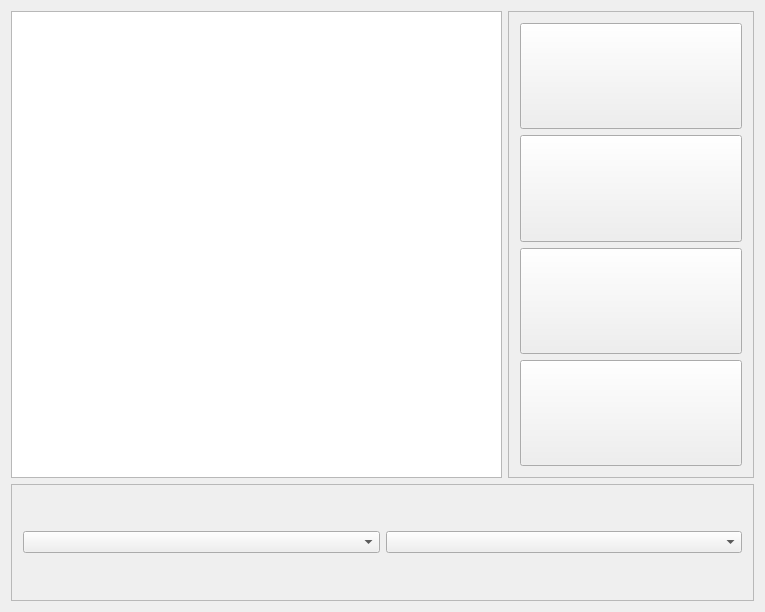
<?xml version="1.0" encoding="UTF-8"?>
<ui version="4.0">
 <class>MK_Browse_Movie</class>
 <widget class="QMainWindow" name="MK_Browse_Movie">
  <property name="geometry">
   <rect>
    <x>0</x>
    <y>0</y>
    <width>765</width>
    <height>612</height>
   </rect>
  </property>
  <property name="windowTitle">
   <string>MediaKraken</string>
  </property>
  <widget class="QWidget" name="centralWidget">
   <layout class="QGridLayout" name="gridLayout">
    <item row="0" column="2">
     <widget class="QFrame" name="main_frame_right">
      <property name="sizePolicy">
       <sizepolicy hsizetype="Preferred" vsizetype="Preferred">
        <horstretch>0</horstretch>
        <verstretch>4</verstretch>
       </sizepolicy>
      </property>
      <property name="frameShape">
       <enum>QFrame::StyledPanel</enum>
      </property>
      <property name="frameShadow">
       <enum>QFrame::Raised</enum>
      </property>
      <layout class="QVBoxLayout" name="verticalLayout_2">
       <item>
        <widget class="QPushButton" name="main_button_images">
         <property name="sizePolicy">
          <sizepolicy hsizetype="Preferred" vsizetype="Preferred">
           <horstretch>0</horstretch>
           <verstretch>0</verstretch>
          </sizepolicy>
         </property>
         <property name="text">
          <string/>
         </property>
         <property name="icon">
          <iconset>
           <normaloff>../images/photo.png</normaloff>../images/photo.png</iconset>
         </property>
        </widget>
       </item>
       <item>
        <widget class="QPushButton" name="main_button_radio">
         <property name="sizePolicy">
          <sizepolicy hsizetype="Preferred" vsizetype="Preferred">
           <horstretch>0</horstretch>
           <verstretch>0</verstretch>
          </sizepolicy>
         </property>
         <property name="text">
          <string/>
         </property>
         <property name="icon">
          <iconset>
           <normaloff>../images/radio.png</normaloff>../images/radio.png</iconset>
         </property>
        </widget>
       </item>
       <item>
        <widget class="QPushButton" name="main_button_books">
         <property name="sizePolicy">
          <sizepolicy hsizetype="Preferred" vsizetype="Preferred">
           <horstretch>0</horstretch>
           <verstretch>0</verstretch>
          </sizepolicy>
         </property>
         <property name="text">
          <string/>
         </property>
         <property name="icon">
          <iconset>
           <normaloff>../images/books.png</normaloff>../images/books.png</iconset>
         </property>
        </widget>
       </item>
       <item>
        <widget class="QPushButton" name="main_button_settings">
         <property name="sizePolicy">
          <sizepolicy hsizetype="Preferred" vsizetype="Preferred">
           <horstretch>0</horstretch>
           <verstretch>0</verstretch>
          </sizepolicy>
         </property>
         <property name="text">
          <string/>
         </property>
         <property name="icon">
          <iconset>
           <normaloff>../images/settings.png</normaloff>../images/settings.png</iconset>
         </property>
        </widget>
       </item>
      </layout>
     </widget>
    </item>
    <item row="1" column="0" colspan="3">
     <widget class="QFrame" name="main_frame_bottom">
      <property name="sizePolicy">
       <sizepolicy hsizetype="Preferred" vsizetype="Preferred">
        <horstretch>1</horstretch>
        <verstretch>1</verstretch>
       </sizepolicy>
      </property>
      <property name="frameShape">
       <enum>QFrame::StyledPanel</enum>
      </property>
      <property name="frameShadow">
       <enum>QFrame::Raised</enum>
      </property>
      <layout class="QHBoxLayout" name="horizontalLayout">
       <item>
        <widget class="QComboBox" name="browse_movie_genre"/>
       </item>
       <item>
        <widget class="QComboBox" name="browse_movie_rating"/>
       </item>
      </layout>
     </widget>
    </item>
    <item row="0" column="0" colspan="2">
     <widget class="QGraphicsView" name="graphicsView"/>
    </item>
   </layout>
  </widget>
 </widget>
 <layoutdefault spacing="6" margin="11"/>
 <resources/>
 <connections/>
</ui>
